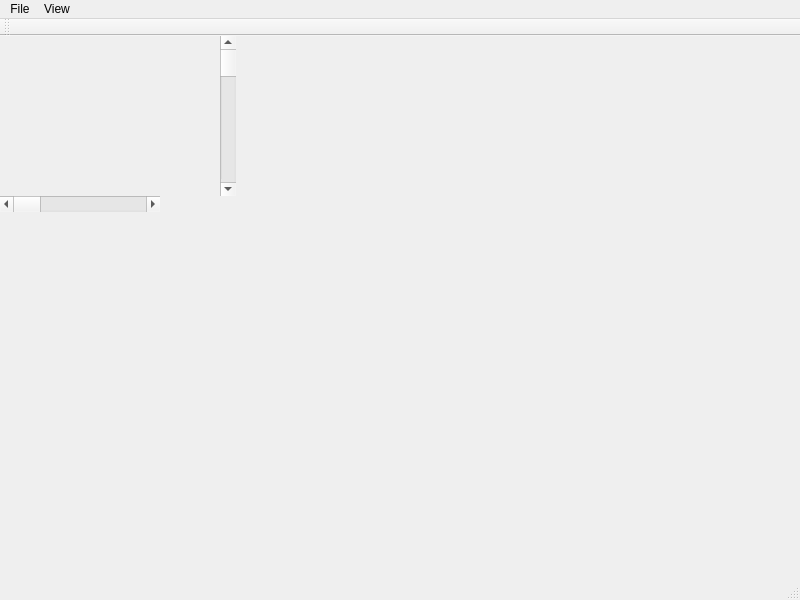
<?xml version="1.0" encoding="UTF-8"?>
<ui version="4.0">
 <class>PlotWindow</class>
 <widget class="QMainWindow" name="PlotWindow">
  <property name="geometry">
   <rect>
    <x>0</x>
    <y>0</y>
    <width>800</width>
    <height>600</height>
   </rect>
  </property>
  <property name="windowTitle">
   <string>MainWindow</string>
  </property>
  <widget class="PlotCentralWidget" name="centralwidget">
   <widget class="PlotWidget" name="plotwidget" native="true">
    <property name="geometry">
     <rect>
      <x>0</x>
      <y>0</y>
      <width>221</width>
      <height>161</height>
     </rect>
    </property>
   </widget>
   <widget class="QScrollBar" name="horizontalScrollBar">
    <property name="geometry">
     <rect>
      <x>0</x>
      <y>160</y>
      <width>160</width>
      <height>16</height>
     </rect>
    </property>
    <property name="orientation">
     <enum>Qt::Horizontal</enum>
    </property>
   </widget>
   <widget class="QScrollBar" name="verticalScrollBar">
    <property name="geometry">
     <rect>
      <x>220</x>
      <y>0</y>
      <width>16</width>
      <height>160</height>
     </rect>
    </property>
    <property name="orientation">
     <enum>Qt::Vertical</enum>
    </property>
   </widget>
  </widget>
  <widget class="QMenuBar" name="menubar">
   <property name="geometry">
    <rect>
     <x>0</x>
     <y>0</y>
     <width>800</width>
     <height>22</height>
    </rect>
   </property>
   <widget class="QMenu" name="menuFile">
    <property name="title">
     <string>File</string>
    </property>
    <addaction name="actionClear"/>
    <addaction name="actionReset"/>
    <addaction name="separator"/>
    <addaction name="actionAppend"/>
    <addaction name="actionImport"/>
    <addaction name="actionExport"/>
    <addaction name="separator"/>
    <addaction name="actionClose"/>
   </widget>
   <widget class="QMenu" name="menuView">
    <property name="title">
     <string>View</string>
    </property>
    <widget class="QMenu" name="menuRefresh_Rate">
     <property name="title">
      <string>Refresh Rate</string>
     </property>
     <addaction name="actionRefreshRateFast"/>
     <addaction name="actionRefreshRateNormal"/>
     <addaction name="actionRefreshRateSlow"/>
    </widget>
    <addaction name="actionExtend_All"/>
    <addaction name="separator"/>
    <addaction name="actionConfigure"/>
    <addaction name="actionData_Grid"/>
    <addaction name="separator"/>
    <addaction name="menuRefresh_Rate"/>
    <addaction name="separator"/>
   </widget>
   <addaction name="menuFile"/>
   <addaction name="menuView"/>
  </widget>
  <widget class="QStatusBar" name="statusbar"/>
  <widget class="QToolBar" name="toolBar">
   <property name="windowTitle">
    <string>toolBar</string>
   </property>
   <attribute name="toolBarArea">
    <enum>TopToolBarArea</enum>
   </attribute>
   <attribute name="toolBarBreak">
    <bool>false</bool>
   </attribute>
  </widget>
  <action name="actionClose">
   <property name="text">
    <string>Close</string>
   </property>
  </action>
  <action name="actionImport">
   <property name="enabled">
    <bool>true</bool>
   </property>
   <property name="text">
    <string>Import... (Reset)</string>
   </property>
   <property name="toolTip">
    <string>Import data from CSV file after resetting all graphs and data</string>
   </property>
  </action>
  <action name="actionExtend_All">
   <property name="text">
    <string>Extend All</string>
   </property>
  </action>
  <action name="actionConfigure">
   <property name="text">
    <string>Configure</string>
   </property>
  </action>
  <action name="actionData_Grid">
   <property name="text">
    <string>Data Grid</string>
   </property>
  </action>
  <action name="actionClear">
   <property name="text">
    <string>Clear</string>
   </property>
   <property name="toolTip">
    <string>Clear data only</string>
   </property>
  </action>
  <action name="actionExport">
   <property name="text">
    <string>Export...</string>
   </property>
   <property name="toolTip">
    <string>Export all data to CSV files</string>
   </property>
  </action>
  <action name="actionReset">
   <property name="text">
    <string>Reset</string>
   </property>
   <property name="toolTip">
    <string>Remove all graphs</string>
   </property>
  </action>
  <action name="actionAppend">
   <property name="text">
    <string>Import... (Append)</string>
   </property>
   <property name="toolTip">
    <string>Import data from CSV file and append them to existing plots</string>
   </property>
  </action>
  <action name="actionRefreshRateFast">
   <property name="checkable">
    <bool>true</bool>
   </property>
   <property name="text">
    <string>Fast</string>
   </property>
  </action>
  <action name="actionRefreshRateNormal">
   <property name="checkable">
    <bool>true</bool>
   </property>
   <property name="text">
    <string>Normal</string>
   </property>
  </action>
  <action name="actionRefreshRateSlow">
   <property name="checkable">
    <bool>true</bool>
   </property>
   <property name="text">
    <string>Slow</string>
   </property>
  </action>
 </widget>
 <customwidgets>
  <customwidget>
   <class>PlotWidget</class>
   <extends>QWidget</extends>
   <header>plotwidget.h</header>
   <container>1</container>
  </customwidget>
  <customwidget>
   <class>PlotCentralWidget</class>
   <extends>QWidget</extends>
   <header>plotcentralwidget.h</header>
   <container>1</container>
  </customwidget>
 </customwidgets>
 <resources/>
 <connections/>
</ui>
